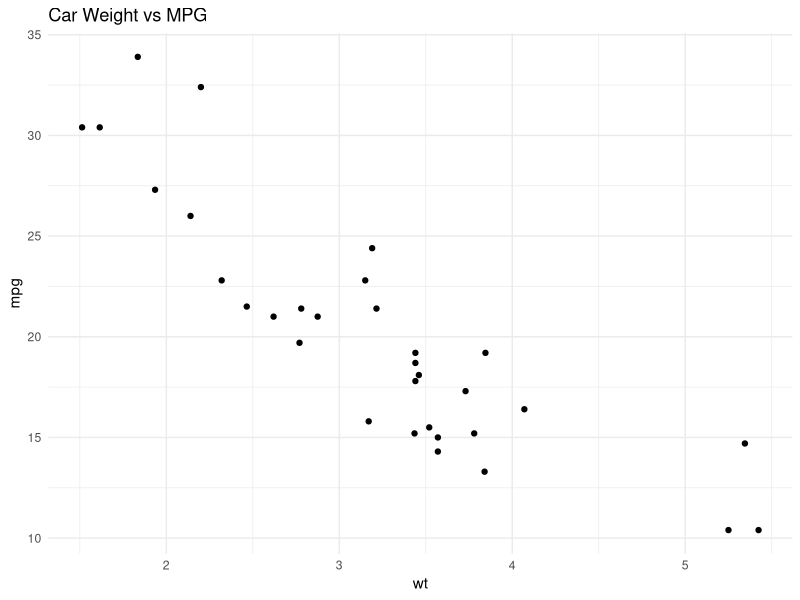

Write R code to recreate this figure.
## ---- chunk 1
# Example plot
library(ggplot2)
ggplot(mtcars, aes(x = wt, y = mpg)) +
  geom_point() +
  theme_minimal() +
  labs(title = "Car Weight vs MPG")
## ---- chunk 2
library(ggplot2)
